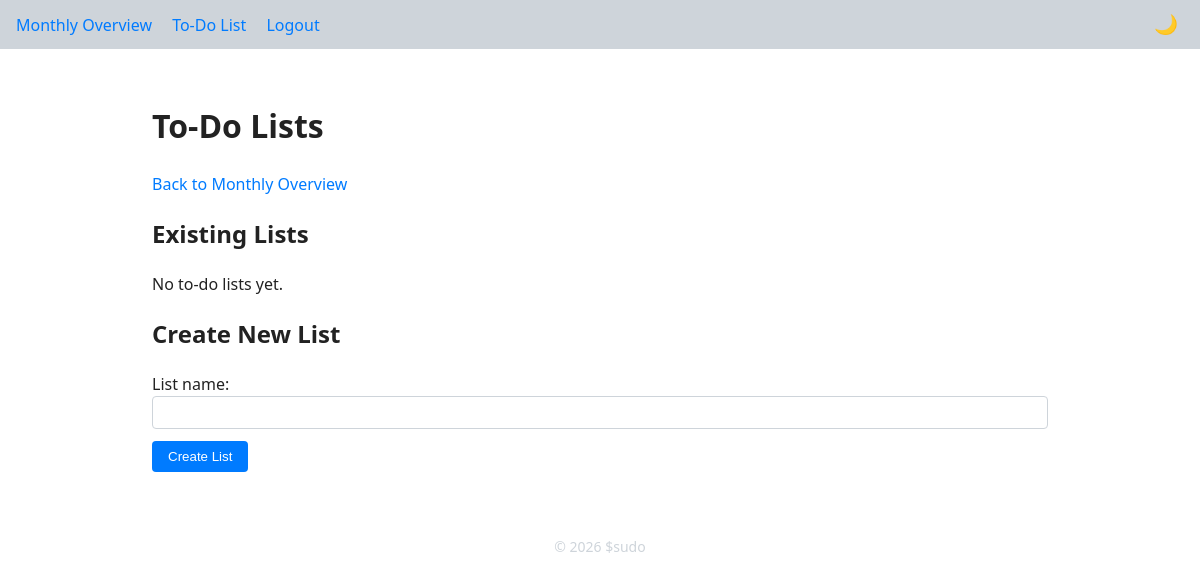
Before: /todolists (signed in) with the older database file.
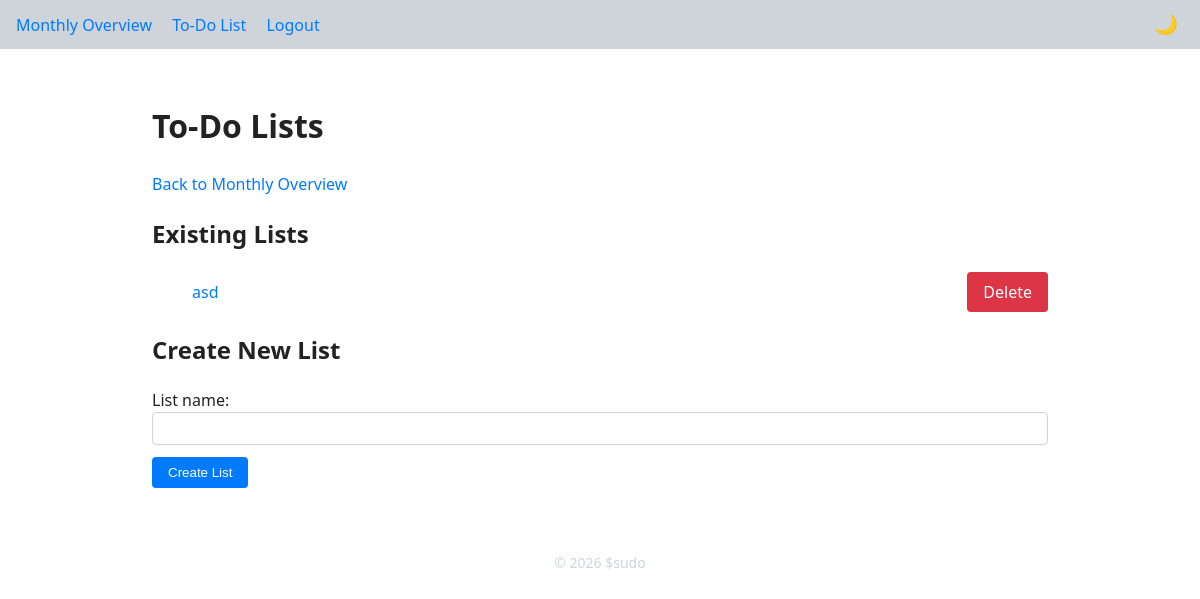
After: the same page with the newer database file.
### app/models.py (models this page shows)
class TodoList(db.Model):
    __tablename__ = 'todo_lists'
    id = db.Column(db.Integer, primary_key=True)
    user_id = db.Column(db.Integer, db.ForeignKey('users.id'), nullable=False)
    name = db.Column(db.String(200), nullable=False)
    items = db.relationship(
        'TodoItem',
        backref='todo_list',
        lazy='dynamic',
        cascade='all, delete-orphan',
    )

### app/routes/todo.py (the view, shortened to what this page needs)
@bp.route('/todolists', methods=['GET', 'POST'])
@login_required
def todolists():
    todo_lists = (
        TodoList.query.filter_by(user_id=current_user.id)
        .order_by(TodoList.id)
        .all()
    )
    return render_template('todo/lists.html', todo_lists=todo_lists)

### app/__init__.py (called while the page is built)
def create_app(config_name: str = 'development') -> Flask:
    app = Flask(__name__, instance_relative_config=True)
    from .config import DevelopmentConfig, ProductionConfig
    config_cls = {
        'development': DevelopmentConfig,
        'production': ProductionConfig
    }[config_name]
    app.config.from_object(config_cls)
    try:
        os.makedirs(app.instance_path, exist_ok=True)
    except OSError as exc:  # pragma: no cover
        raise RuntimeError(f'Failed to create instance folder: {exc}')
    db.init_app(app)
    login_manager.init_app(app)
    csrf.init_app(app)
    from .routes import bp as main_bp
    app.register_blueprint(main_bp)
    with app.app_context():
        db.create_all()
    @app.context_processor
    def inject_current_year():
        return {'current_year': __import__('datetime').datetime.utcnow().year}
    return app

### app/models.py (called while the page is built)
@login_manager.user_loader
def load_user(user_id: str):
    return User.query.get(int(user_id))

### app/templates/todo/lists.html (shortened to what this page needs)
{% extends "base.html" %}
{% block content %}
<div class="container">
    <h1>To‑Do Lists</h1>
    <p><a href="{{ url_for('main.monthly') }}">Back to Monthly Overview</a></p>
    <h2>Existing Lists</h2>
    {% if todo_lists %}
        <ul class="list-unstyled">
        {% for lst in todo_lists %}
            <li class="list-item">
                <a href="{{ url_for('main.todolist', list_id=lst.id) }}">{{ lst.name }}</a>
                <a href="{{ url_for('main.confirm_delete_list', list_id=lst.id) }}"
                   class="btn delete-btn btn-sm">Delete</a>
            </li>
        {% endfor %}
        </ul>
    {% else %}
        <p>No to‑do lists yet.</p>
    {% endif %}
    <h2>Create New List</h2>
    <form action="{{ url_for('main.todolists') }}" method="post" class="mt-3">
        <div class="form-group">
            <label for="list-name">List name:</label>
            <input type="text" id="list-name" name="name" class="form-control" required>
        </div>
        <button type="submit" class="btn btn-primary mt-2">Create List</button>
    </form>
</div>
{% endblock %}

### app/templates/base.html (shortened to what this page needs)
<!DOCTYPE html>
<html lang="en" data-theme="light">
<head>
  <link rel="stylesheet" href="{{ url_for('static', filename='css/style.css') }}">
</head>
<body>
  <nav class="navbar">
    <div class="nav-left">
      {% if current_user.is_authenticated %}
        <a href="{{ url_for('main.monthly') }}">Monthly Overview</a>
        <a href="{{ url_for('main.todolists') }}">To‑Do List</a>
        <a href="{{ url_for('main.logout') }}">Logout</a>
      {% else %}
        <a href="{{ url_for('main.login') }}">Login</a>
        <a href="{{ url_for('main.register') }}">Register</a>
      {% endif %}
    </div>
    <div class="nav-right">
      <button id="theme-toggle" class="theme-toggle" title="Toggle light/dark theme">🌙</button>
    </div>
  </nav>
  {% block wrapper %}
    <div class="container">{% block content %}{% endblock %}</div>
  {% endblock %}
  <footer>
    © {{ current_year }} $sudo
  </footer>
</body>
</html>

### app/static/css/style.css (style rules this page uses)
:root { --bg: #ffffff; --text: #222222; --accent: #007bff; --danger: #dc3545; --success: #28a745; --warning: #ffc107; --border: #ced4da; --border-radius: 4px; --font-family: system-ui, sans-serif; }
html, body { margin: 0; padding: 0; font-family: var(--font-family); background: var(--bg); color: var(--text); line-height: 1.5; }
*, *::before, *::after { box-sizing: border-box; }
a { color: var(--accent); text-decoration: none; }
.navbar { display: flex; justify-content: space-between; align-items: center; padding: .75rem 1rem; background: var(--border); }
.nav-left a { margin-right: 1rem; }
.theme-toggle { background: none; border: none; font-size: 1.2rem; cursor: pointer; color: var(--text); }
.container { max-width: 960px; margin: 0 auto; padding: 1rem; }
.btn { display: inline-block; padding: .5rem 1rem; border: none; border-radius: var(--border-radius); background: var(--accent); color: var(--bg); cursor: pointer; }
.btn.delete-btn { background: var(--danger); }
form .form-group { margin-bottom: .75rem; }
form .form-control { width: 100%; padding: .5rem; border: 1px solid var(--border); border-radius: var(--border-radius); background: var(--bg); color: var(--text); }
footer { text-align: center; margin-top: 2rem; color: var(--border); font-size: .875rem; }
.list-item { display: flex; justify-content: space-between; align-items: center; margin-bottom: 0.75rem; }
.list-item .btn { margin-left: 0.5rem; }

Changed rows visible on the page:
added TodoList: name "asd"
Other visible differences:
text no longer shown: "No to‑do lists yet."
